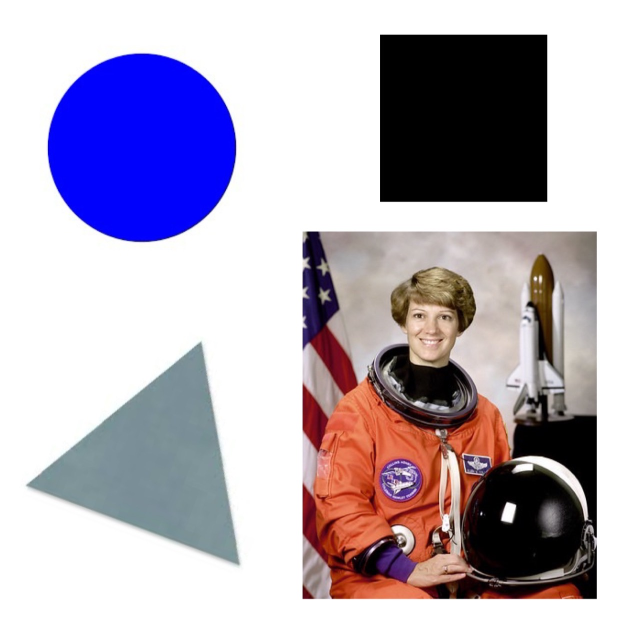
#> input picture sample-images/image1.jpg, 1277 x 1281 px, found by its file name (shown at 1/2 size)
$ python pyramids.py
#> lines starting #> are read from the running program, lines starting #| are printed output that depends on the picture
import numpy as np
import cv2 as cv
import matplotlib.pyplot as plt
import scipy.signal
import os

input_path = 'sample-images/'
output_path = 'image-processing/pyramid/'

# Read and resize the image
img = cv.imread(os.path.join(input_path, 'image1.jpg'), cv.IMREAD_COLOR)
#> img is the input picture: shape (1281, 1277, 3); mean B, G, R 189.1, 173.7, 181.9
img = cv.resize(img, (750, 750))
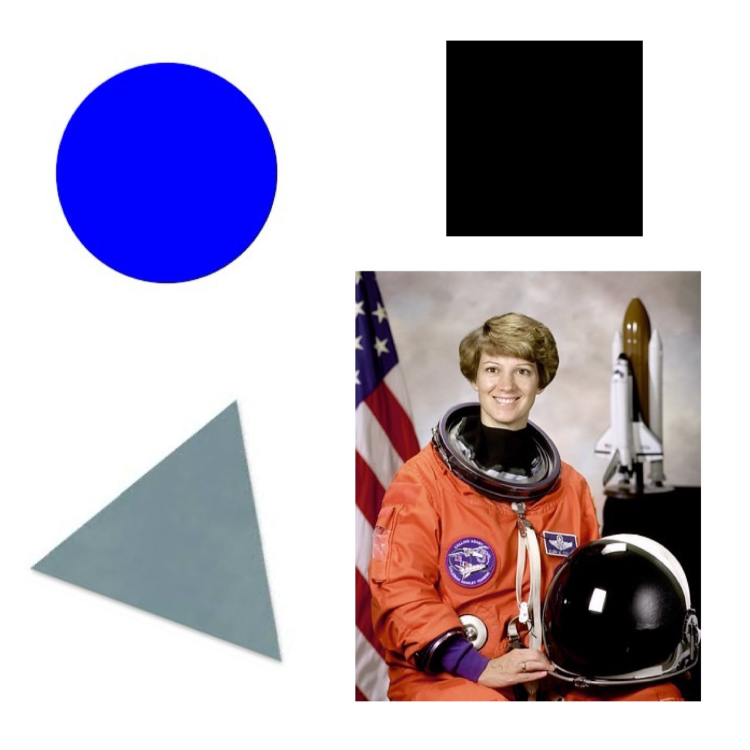
#> img: shape (750, 750, 3); mean B, G, R 189, 173.7, 181.9

# Function to build a Gaussian pyramid
def build_gaussian_pyramid(image, levels):
    gaussian_pyramid = [image]
    for i in range(levels):
        image = cv.pyrDown(image)  # Downsample the image
        gaussian_pyramid.append(image)
    return gaussian_pyramid

# Function to build a Laplacian pyramid
def build_laplacian_pyramid(gaussian_pyramid):
    laplacian_pyramid = []
    levels = len(gaussian_pyramid)
    for i in range(levels - 1):
        next_level_up = cv.pyrUp(gaussian_pyramid[i + 1])  # Upsample the next level
        next_level_up = cv.resize(next_level_up, (gaussian_pyramid[i].shape[1], gaussian_pyramid[i].shape[0]))
        laplacian = cv.subtract(gaussian_pyramid[i], next_level_up)  # Subtract to get details
        laplacian_pyramid.append(laplacian)
    laplacian_pyramid.append(gaussian_pyramid[-1])  # Add the smallest Gaussian level to Laplacian pyramid
    return laplacian_pyramid

# Function to display Gaussian and Laplacian pyramids
def show_pyramids(gaussian_pyramid, laplacian_pyramid):
    levels = len(gaussian_pyramid)
    fig, axs = plt.subplots(2, levels, figsize=(20, 8))

    for i in range(levels):
        axs[0, i].imshow(cv.cvtColor(gaussian_pyramid[i], cv.COLOR_BGR2RGB))
        axs[0, i].set_title(f'Gaussian Level {i}')

        axs[1, i].imshow(cv.cvtColor(np.abs(laplacian_pyramid[i]), cv.COLOR_BGR2RGB))
        axs[1, i].set_title(f'Laplacian Level {i}')

    plt.show()

# Number of levels in the pyramid
levels = 5

# Build Gaussian and Laplacian pyramids
gaussian_pyramid = build_gaussian_pyramid(img, levels)
#> the loop in build_gaussian_pyramid, `for i in range(levels):` made 5 passes
#> pass 1, in build_gaussian_pyramid, `image = cv.pyrDown(image)`:
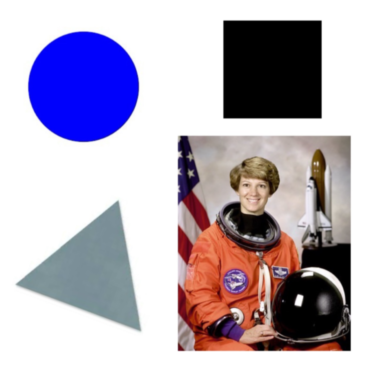
#> image: shape (375, 375, 3); mean of channels 0, 1, 2 189, 173.7, 181.9; drawn as B, G, R
#> pass 3, in build_gaussian_pyramid, `image = cv.pyrDown(image)`:
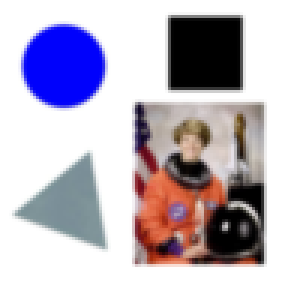
#> image: shape (94, 94, 3) (shown 3 times larger); mean of channels 0, 1, 2 189.4, 174.1, 182.3; drawn as B, G, R
#> after the loop in build_gaussian_pyramid, `for i in range(levels):`:
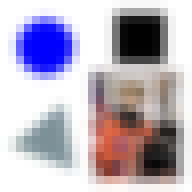
#> image: shape (24, 24, 3) (shown 8 times larger); mean of channels 0, 1, 2 191.8, 177.2, 185.1; drawn as B, G, R
#> after the loop in build_gaussian_pyramid, `for i in range(levels):`: gaussian_pyramid = 6 items
#> gaussian_pyramid = 6 items
laplacian_pyramid = build_laplacian_pyramid(gaussian_pyramid)
#> in build_laplacian_pyramid, `levels = len(gaussian_pyramid)`: levels = 6
#> the loop in build_laplacian_pyramid, `for i in range(levels - 1):` made 5 passes
#> pass 1, in build_laplacian_pyramid, `laplacian = cv.subtract(gaussian_pyramid[i], next_level_up)`:
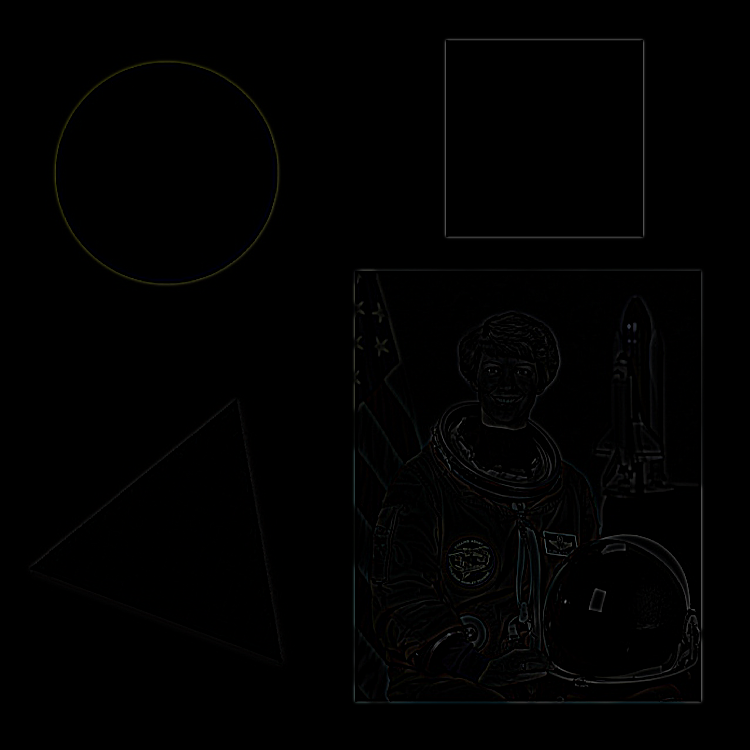
#> laplacian: shape (750, 750, 3); mean of channels 0, 1, 2 1.2, 1.3, 1.3; drawn as B, G, R
#> pass 2, in build_laplacian_pyramid, `next_level_up = cv.pyrUp(gaussian_pyramid[i + 1])`:
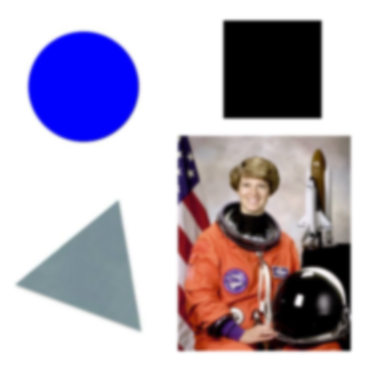
#> next_level_up: shape (376, 376, 3); mean of channels 0, 1, 2 189.4, 174.2, 182.3; drawn as B, G, R
#> after the loop in build_laplacian_pyramid, `for i in range(levels - 1):`: laplacian_pyramid = 5 items
#> laplacian_pyramid = 6 items

# Display the pyramids
show_pyramids(gaussian_pyramid, laplacian_pyramid)
#> in show_pyramids, `levels = len(gaussian_pyramid)`: levels = 6
#> in show_pyramids, `plt.show()`:
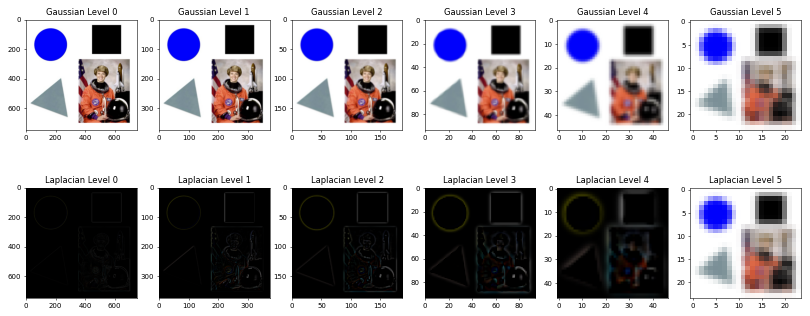
#> figure drawn by matplotlib, 12 panels

$ run again, with sample-images/image2.jpg copied over sample-images/image1.jpg
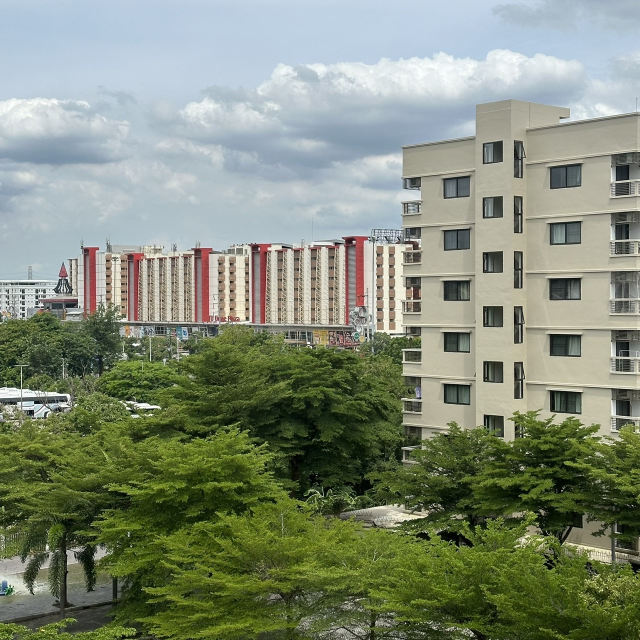
#> input picture sample-images/image2.jpg, 1280 x 1280 px, found by its file name (shown at 1/2 size)
#> img is the input picture: shape (1280, 1280, 3); mean B, G, R 120.2, 139.6, 130.1
#> img: shape (750, 750, 3)
#> after the loop in build_gaussian_pyramid, `for i in range(levels):`:
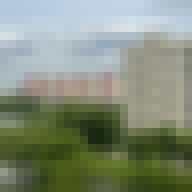
#> image: shape (24, 24, 3) (shown 8 times larger); mean of channels 0, 1, 2 122.4, 140.9, 131.2; drawn as B, G, R
#> after the loop in build_gaussian_pyramid, `for i in range(levels):`: gaussian_pyramid = 6 items
#> in build_laplacian_pyramid, `levels = len(gaussian_pyramid)`: levels = 6
#> the loop in build_laplacian_pyramid, `for i in range(levels - 1):` made 5 passes
#> pass 2, in build_laplacian_pyramid, `next_level_up = cv.pyrUp(gaussian_pyramid[i + 1])`:
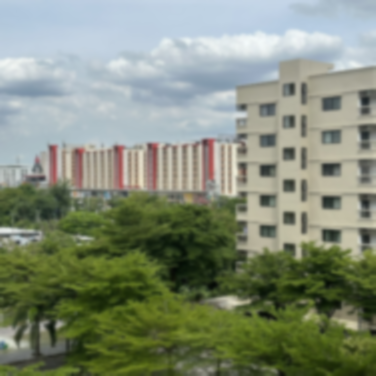
#> next_level_up: shape (376, 376, 3); mean of channels 0, 1, 2 120.1, 139.4, 130; drawn as B, G, R
#> after the loop in build_laplacian_pyramid, `for i in range(levels - 1):`: laplacian_pyramid = 5 items
#> `laplacian_pyramid = build_laplacian_pyramid(gaussian_pyramid)`: laplacian_pyramid = 6 items
#> in show_pyramids, `levels = len(gaussian_pyramid)`: levels = 6
